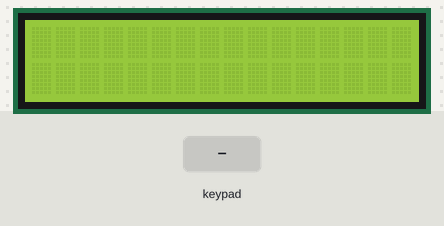
Bench run of a sketch on a simulated Arduino Uno, built with avr-gcc and run on an emulated ATmega328P. Parts: 16×2 character LCD. The inputs (shaded band) are chosen by the test bench.

Above: at 1.2 s.
1.3 s: keypad keys 1 3 1 5 1 3 # pressed 0.4 s apart
At 4.4 s:
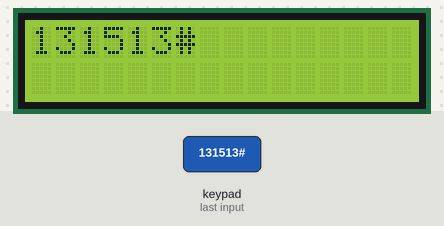
5.6 s: key 'A' pressed
At 6.8 s:
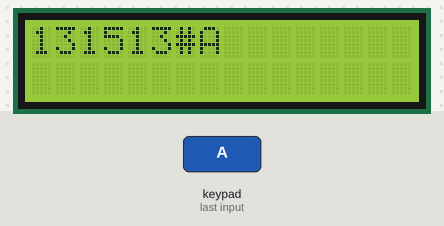
7.1 s: key 'B' pressed
At 8.3 s:
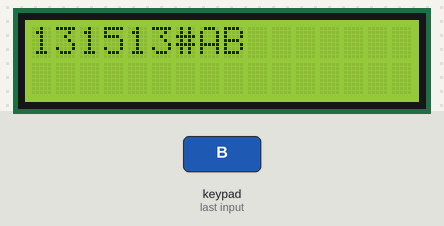
8.6 s: key 'C' pressed
At 9.2 s:
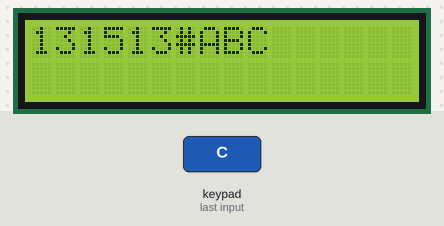
10.1 s: keypad keys 1 3 1 5 1 3 * pressed 0.4 s apart
At 13.6 s:
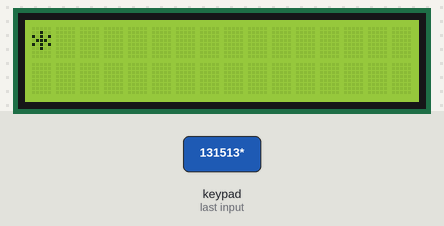
14.4 s: keypad keys 1 3 1 5 1 3 A pressed 0.4 s apart
At 17.9 s:
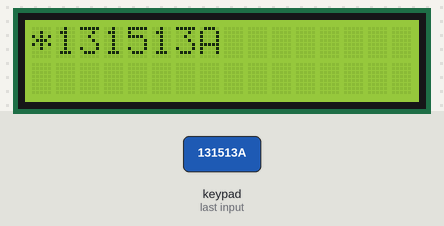
Timing chart, 0 to 19.4 s (numbered marks = the images above; inputs shaded):
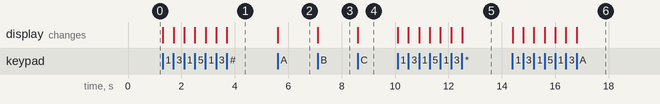

Measured:
- after the input at 1.3 s, the display: first changes at once (image 1 shows a later state)
- after the input at 5.6 s, the display: changes at once (image 2)
- after the input at 7.1 s, the display: changes at once (image 3)
- after the input at 8.6 s, the display: changes at once (image 4)
- after the input at 10.1 s, the display: first changes at once (image 5 shows a later state)
- after the input at 14.4 s, the display: first changes at once (image 6 shows a later state)

The sketch:

pointage.ino
```cpp
#include <Keypad.h>
#include <LiquidCrystal_I2C.h>

#define ROW_NUM     4 // four rows
#define COLUMN_NUM  4 // four columns

char keys[ROW_NUM][COLUMN_NUM] = {
  {'1','2','3', 'A'},
  {'4','5','6', 'B'},
  {'7','8','9', 'C'},
  {'*','0','#', 'D'}
};
byte pin_rows[ROW_NUM]      = {1,3,15,13}; // GIOP19, GIOP18, GIOP5, GIOP17 connect to the row pins
byte pin_column[COLUMN_NUM] = {12,14,2,0};   // GIOP16, GIOP4, GIOP0, GIOP2 connect to the column pins

Keypad keypad = Keypad(makeKeymap(keys), pin_rows, pin_column, ROW_NUM, COLUMN_NUM );
LiquidCrystal_I2C lcd(0x27, 16, 2); // I2C address 0x27, 16 column and 2 rows

int cursorColumn = 0;

void setup(){
  lcd.init(); // initialize the lcd
  lcd.backlight();
}

void loop(){
  char key = keypad.getKey();

  if (key) {
    lcd.setCursor(cursorColumn, 0); // move cursor to   (cursorColumn, 0)
    lcd.print(key);                 // print key at (cursorColumn, 0)

    cursorColumn++;                 // move cursor to next position
    if(cursorColumn == 16) {        // if reaching limit, clear LCD
      lcd.clear();
      cursorColumn = 0;
    }
  }
}
```
